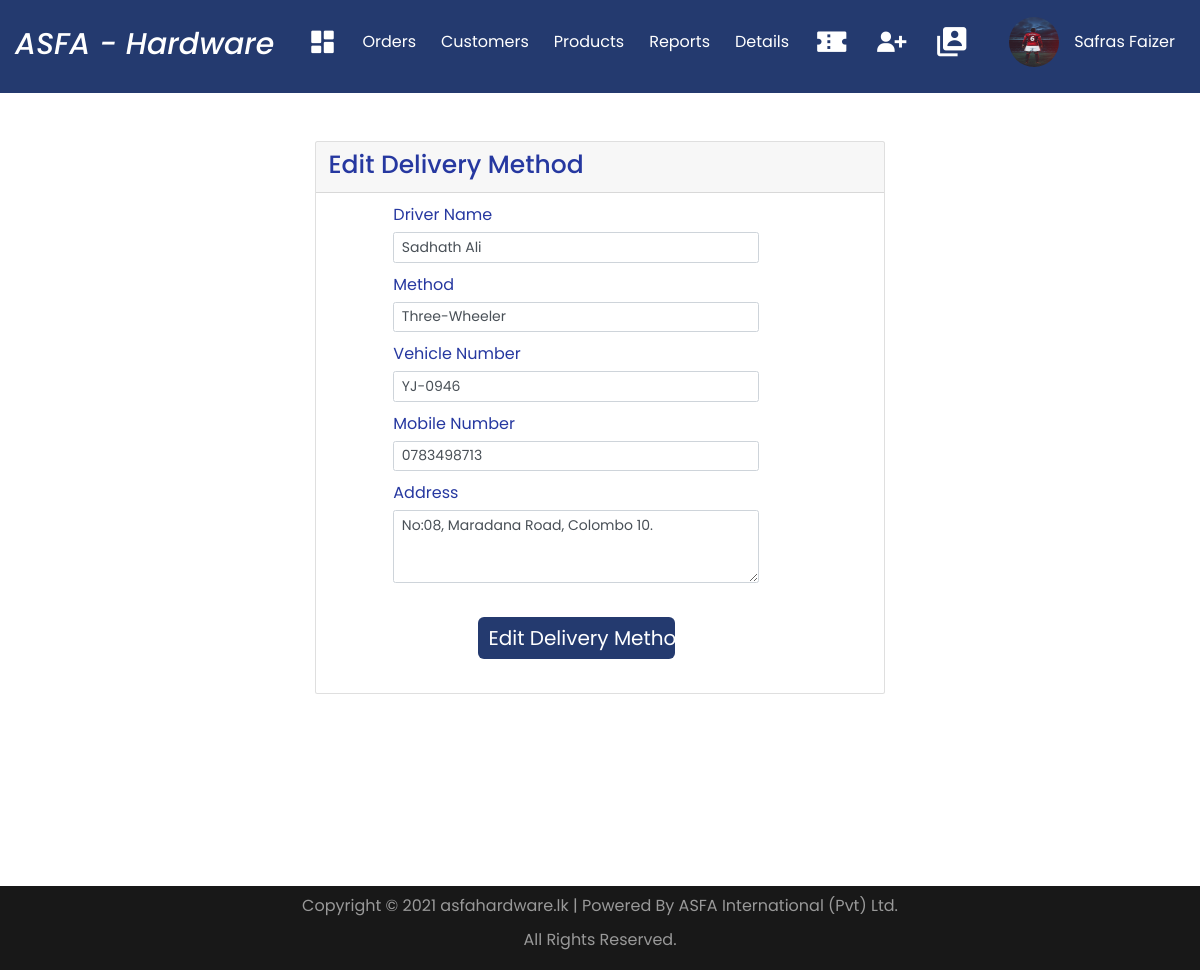
The page /Admin/Edit_Delivery.php?id=1 (signed in) on the database its author committed.
### tables this page shows
CREATE TABLE `delivery` (
  `delivery_id` int(11) NOT NULL,
  `driver_name` varchar(100) NOT NULL,
  `method` varchar(200) NOT NULL,
  `vehicle_number` varchar(100) NOT NULL,
  `mobile_number` varchar(100) NOT NULL,
  `address` varchar(200) NOT NULL
);

### Admin/Edit_Delivery.php (the view, shortened to what this page needs)
<?php
include_once("Includes/connect.php");
?>
<html>
<head>
<?php include 'Includes/Navigation2.php'; ?>
<link rel="stylesheet" href="https://cdn.jsdelivr.net/npm/@fortawesome/fontawesome-free@5.15.3/css/fontawesome.min.css">
<link rel="stylesheet" href="https://maxcdn.bootstrapcdn.com/bootstrap/4.0.0/css/bootstrap.min.css">
<link rel="stylesheet" href="./css/Style.css" />
</head>
<body>
<?php
if(isset($_GET['id'])){
    $delivery_id = $_GET['id'];
   $sql = "SELECT * FROM delivery WHERE delivery_id='$delivery_id'";
   $result = mysqli_query($conn, $sql);
$row = mysqli_fetch_assoc($result);
}
?>
<br>
<div class="offset-md-3 col-lg-6">
<div class="card">
<div class="card-header">
<h1>Edit Delivery Method</h1>
</div>
<div class="offset-md-1 col-lg-9">
<section id="content ">
	<div class="ocontent-blog bg-white py-3">
		<div class="container">
        		<form method="post" enctype="multipart/form-data">
			  <div class="form-group">
			    <label for="Drivername">Driver Name</label>
			    <input style="font-size:1.4rem;" type="text" class="form-control" value='<?php echo $row['driver_name']; ?>' name="driver_name" id="driver_name" placeholder="Driver Name" pattern="[a-zA-Z][a-zA-Z ]{2,}" title="--Numbers Not Allowed--">
			  </div>
              <div class="form-group">
			    <label for="Method">Method</label>
			    <input style="font-size:1.4rem;" type="text" class="form-control" value='<?php echo $row['method']; ?>' name="method" id="method" placeholder="Delivery Method">
			  </div>
              <div class="form-group">
			    <label for="vehiclenumber">Vehicle Number</label>
			    <input style="font-size:1.4rem;" type="text" class="form-control" value='<?php echo $row['vehicle_number']; ?>' name="vehicle_number" id="vehicle_number" placeholder="Vehicle Number">
			  </div>
              <div class="form-group">
			    <label for="mobilenumber">Mobile Number</label>
			    <input style="font-size:1.4rem;" type="tel" class="form-control" value='<?php echo $row['mobile_number']; ?>' name="mobile_number" id="mobile_number" placeholder="Mobile Number" maxlength="10" pattern="^[0-9]{10}$" title="-Only 10 Digit Mobile Numbers are Allowed-">
			  </div>
			  <div class="form-group">
			    <label for="address">Address</label>
			    <textarea style="font-size:1.4rem;" class="form-control" name="address" rows="3"><?php echo $row['address']; ?></textarea>
			  </div>
        <br>
			  <button style="margin-left: 23%; font-size: 2rem; width: 54%;" type="submit" name='submit' class="btn btn-default">Edit Delivery Method</button>
			<br>
			</form>
		</div>
	</div>
</section>
</div>
</div>
</div>
<br>
<br>
<br>
<br>
<?php include 'Includes/Footer.php'; ?>
</body>
</html>

### Admin/Includes/Navigation2.php (shortened to what this page needs)
<?php
include_once("Includes/connect.php");
?>
<!DOCTYPE html>
<html lang="en">
<head>
  <link rel="stylesheet" href="https://cdn.jsdelivr.net/npm/boxicons@latest/css/boxicons.min.css" />
  <link rel="stylesheet" href="../Admin/CSS/Style.css" />
</head>
<body>
      <nav class="nav">
        <div class="navigation container">
          <div class="logo">
            <h1>ASFA - Hardware</h1>
          </div>
          <div class="menu">
            <ul class="nav-list">
            <li class="nav-item">
                <a href="Dashboard.php" class="nav-link icon"><i class='bx bxs-dashboard'></i></a>
              </li>
              <li class="nav-item">
                <a href="Orders.php" class="nav-link">Orders</a>
              </li>
              <li class="nav-item">
                <a href="Customers.php" class="nav-link">Customers</a>
              </li>
              <li class="nav-item">
                <a href="Products.php" class="nav-link">Products</a>
              </li>
              <li class="nav-item">
                <a href="Reports.php" class="nav-link">Reports</a>
              </li>
              <li class="nav-item">
                <a href="Delivery_Details.php" class="nav-link">Details</a>
              </li>
              <li class="nav-item">
                <a href="Coupon.php" class="nav-link icon"><i style="font-size:3.5rem;" class='bx bxs-coupon'></i></a>
              </li>
              <li class="nav-item">
                <a href="Create_Accounts.php" class="nav-link icon"><i style="font-size:3.5rem;" class='bx bxs-user-plus'></i></a>
              </li>
              <li class="nav-item">
                <a href="Admin_Profile.php" class="nav-link icon"><i style="font-size:3.5rem;" class='bx bxs-user-account'></i></a>
              </li>
              <li class="nav-item">
                <a href="#" class="nav-link"></a>
              </li>
              <li class="nav-item">
              <?php
              $a_id = $_SESSION['adminid'];
              $sql = "SELECT * FROM admin where admin_id='$a_id'";
              $result = mysqli_query($conn, $sql);
              while($row = mysqli_fetch_assoc($result)) {
              ?>
              <img src="../Admin/<?php echo  $row['admin_image'] ?>" alt="" class="avatar">
              <?php } ?>
              </li>
              <div class="right">
              <ul>
              <li>
              <span class="nav-link"><?php echo $_SESSION['admin'];?></span>
            </ul>
          </div>
        </div>
      </nav>
</body>
</html>

### Admin/CSS/Style.css (style rules this page uses)
*, *::before, *::after { margin: 0; padding: 0; box-sizing: inherit; }
html { box-sizing: border-box; font-size: 62.5%; }
body { font-family: 'Poppins', sans-serif; font-size: 1.6rem; font-weight: 400; background-color: #fff; color: #2638a0; position: relative; z-index: 1; }
h1,h2,h3,h4 { font-weight: 500; }
a { color: inherit; text-decoration: none; }
img { max-width: 100%; }
li { list-style-type: none; }
.container { max-width: 120rem; margin: 0 auto; }
.nav { padding: 1.6rem 0; background-color: #243a6f; color: #ffffff; }
.navigation { display: flex; align-items: center; justify-content: space-between; }
.logo h1 { font-size: 3rem; font-style: italic; }
.nav-list { display: flex; align-items: center; }
.nav-item:not(:last-child) { margin-right: 0.5rem; }
.nav-link:link, .nav-link:visited { padding: 0.8rem 1rem; transition: all 300ms ease-in-out; }
.nav-link.icon { font-size: 3rem; }
.right ul li { position: relative; }
.avatar { vertical-align: middle; width: 50px; height: 50px; border-radius: 50%; }
.btn { position: relative; padding: 5px 10px; background: #243a6f; color: #fff; text-decoration: none; border-radius: 6px; }

### rows shown on the page
delivery: driver_name "Sadhath Ali", method "Three-Wheeler", vehicle_number "YJ-0946", mobile_number "0783498713", address "No:08, Maradana Road, Colombo 10."

### other values the page prints
$_SESSION['admin'] "Safras Faizer"
